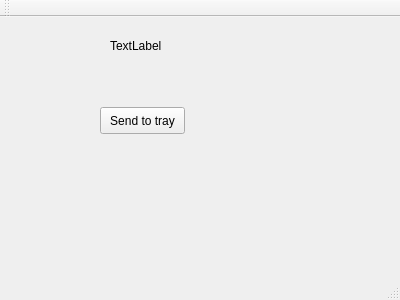
<?xml version="1.0" encoding="UTF-8"?>
<ui version="4.0">
 <class>MainWindow</class>
 <widget class="QMainWindow" name="MainWindow">
  <property name="geometry">
   <rect>
    <x>0</x>
    <y>0</y>
    <width>400</width>
    <height>300</height>
   </rect>
  </property>
  <property name="windowTitle">
   <string>MainWindow</string>
  </property>
  <property name="windowIcon">
   <iconset>
    <normaloff>../../chrome-extension/icon-48.png</normaloff>../../chrome-extension/icon-48.png</iconset>
  </property>
  <widget class="QWidget" name="centralWidget">
   <widget class="QPushButton" name="pushButton">
    <property name="geometry">
     <rect>
      <x>100</x>
      <y>90</y>
      <width>85</width>
      <height>27</height>
     </rect>
    </property>
    <property name="text">
     <string>Send to tray</string>
    </property>
   </widget>
   <widget class="QLabel" name="lblTest">
    <property name="geometry">
     <rect>
      <x>110</x>
      <y>20</y>
      <width>55</width>
      <height>17</height>
     </rect>
    </property>
    <property name="text">
     <string>TextLabel</string>
    </property>
   </widget>
  </widget>
  <widget class="QMenuBar" name="menuBar">
   <property name="geometry">
    <rect>
     <x>0</x>
     <y>0</y>
     <width>400</width>
     <height>27</height>
    </rect>
   </property>
  </widget>
  <widget class="QToolBar" name="mainToolBar">
   <attribute name="toolBarArea">
    <enum>TopToolBarArea</enum>
   </attribute>
   <attribute name="toolBarBreak">
    <bool>false</bool>
   </attribute>
  </widget>
  <widget class="QStatusBar" name="statusBar"/>
 </widget>
 <layoutdefault spacing="6" margin="11"/>
 <resources/>
 <connections/>
</ui>
